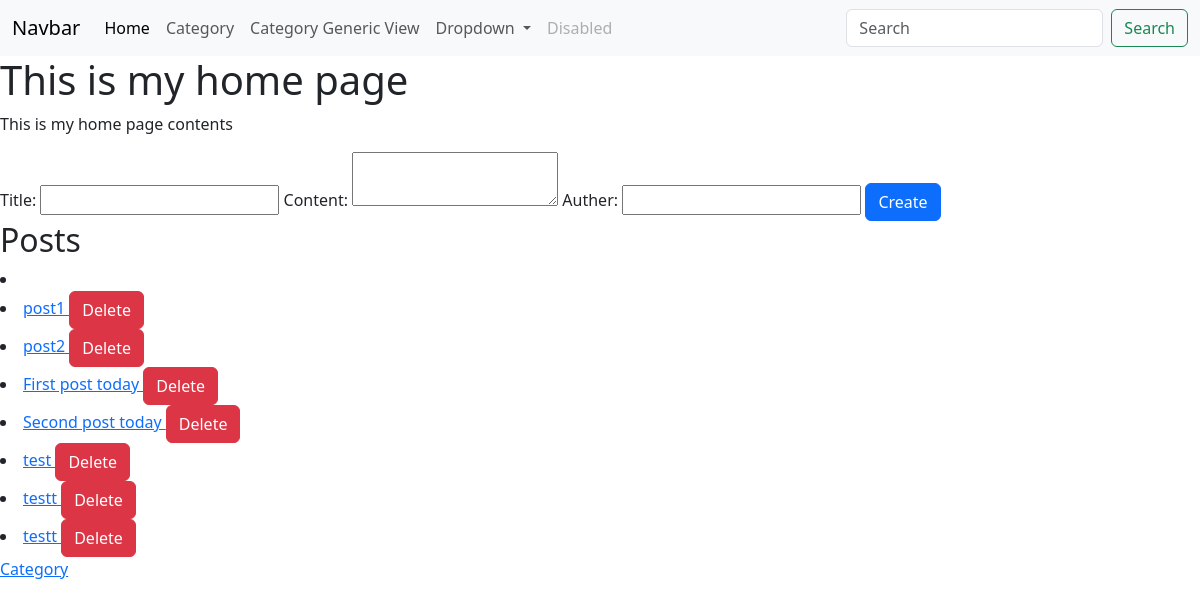
The app's page /, older data.
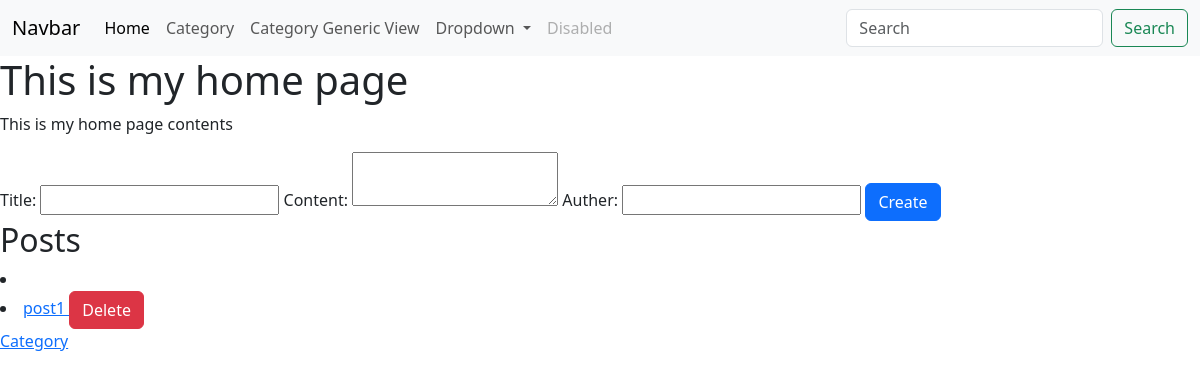
The same page, newer data.
### lesson/models.py (models this page shows, shortened)
class BaseModel(models.Model):
    created_at = models.DateTimeField(auto_now_add=True)
    updated_at = models.DateTimeField(auto_now=True)
    class Meta:
        abstract = True

class Post(BaseModel):
    title = models.CharField(max_length=100)
    content = models.TextField()
    header_image = models.ImageField(null=True, blank=True, upload_to="images/")
    snippet = models.CharField(max_length=255, default="")
    author = models.ForeignKey(User, on_delete=models.CASCADE)
    category = models.ForeignKey(Category, on_delete=models.SET_NULL, null=True)
    likes = models.ManyToManyField(User, related_name="blog_posts")

### lesson/views.py (the view)
# urls.py: path('', index, name='index'),
def index(request):
    if request.method == 'POST':
        title = request.POST['title']
        content = request.POST['content']
        auther_id = request.POST['auther_id']
        Post.objects.create(title=title, content=content, author_id=auther_id)
    posts = Post.objects.all()
    return render(request,
                  'index.html',
                  {'posts': posts})

### templates/index.html (shortened to what this page needs)
{% extends 'base.html' %}
{% block content %}
    <h1>This is my home page</h1>
    <p>This is my home page contents</p>
    <form method="post"
          action="{% url 'index' %}">
        Title: <input name="title">
        Content: <textarea name="content"></textarea>
        Auther: <input name="auther_id" type="number">
        <input type="submit" value="Create" class="btn btn-primary">
    </form>
    <h2>Posts</h2>
    <li>
        {% for post in posts %}
            <li>
                <a href="{% url 'post_detail' post.id %}">
                    {{ post.title }}
                </a>
                <a href="{% url 'post_delete' post.id %}"
                   class="btn btn-danger">
                    Delete
                </a>
            </li>
        {% endfor %}
    <a href="{% url 'category_list' %}">Category</a>
{% endblock %}

### templates/base.html (shortened to what this page needs)
<!DOCTYPE html>
<html lang="en">
<head>
    <link href="https://cdn.jsdelivr.net/npm/bootstrap@5.3.3/dist/css/bootstrap.min.css" rel="stylesheet">
</head>
<body>
<nav class="navbar navbar-expand-lg bg-body-tertiary">
  <div class="container-fluid">
    <a class="navbar-brand" href="#">Navbar</a>
    <div class="collapse navbar-collapse" id="navbarSupportedContent">
      <ul class="navbar-nav me-auto mb-2 mb-lg-0">
        <li class="nav-item">
          <a class="nav-link active" aria-current="page" href="{% url 'index' %}">Home</a>
        </li>
        <li class="nav-item">
          <a class="nav-link" href="{% url 'category_list' %}">Category</a>
        </li>
          <li class="nav-item">
          <a class="nav-link" href="{% url 'category_list_g' %}">Category Generic View</a>
        </li>
        <li class="nav-item dropdown">
          <a class="nav-link dropdown-toggle" href="#" role="button" data-bs-toggle="dropdown" aria-expanded="false">
            Dropdown
          </a>
        </li>
        <li class="nav-item">
          <a class="nav-link disabled" aria-disabled="true">Disabled</a>
        </li>
      </ul>
      <form class="d-flex" role="search">
        <input class="form-control me-2" type="search" placeholder="Search" aria-label="Search">
        <button class="btn btn-outline-success" type="submit">Search</button>
      </form>
    </div>
  </div>
</nav>
{% block content %}
{% endblock %}
</body>
</html>

Row changes from the older to the newer data that the page shows:
removed Post: title "post2"
removed Post: title "First post today"
removed Post: title "Second post today"
removed Post: title "test"
removed Post: title "testt"
removed Post: title "testt"
